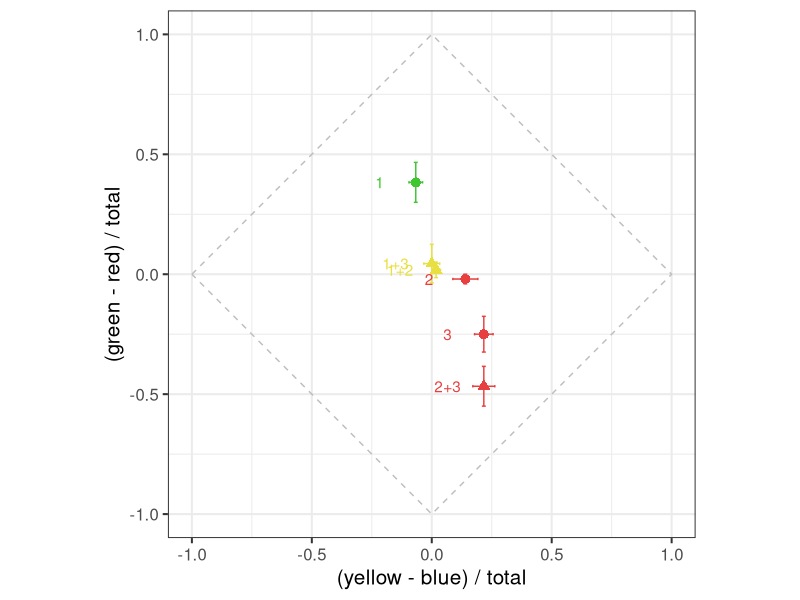
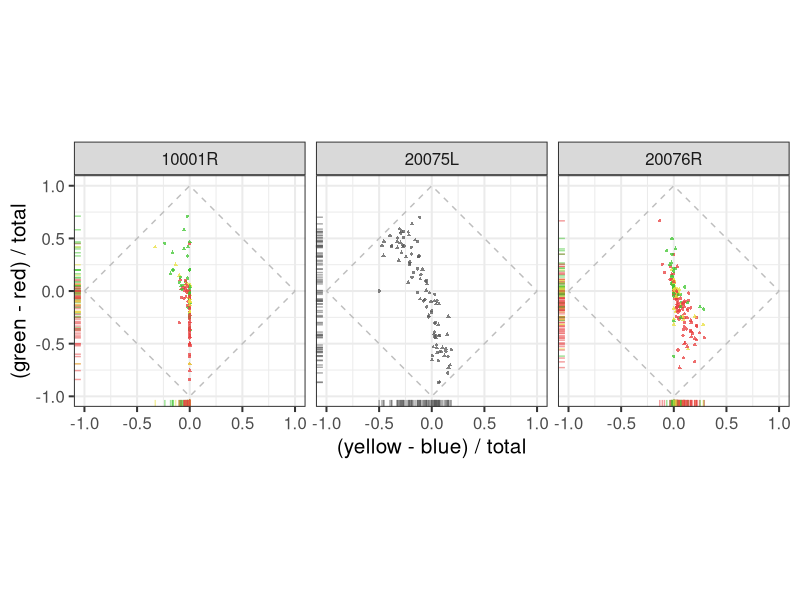
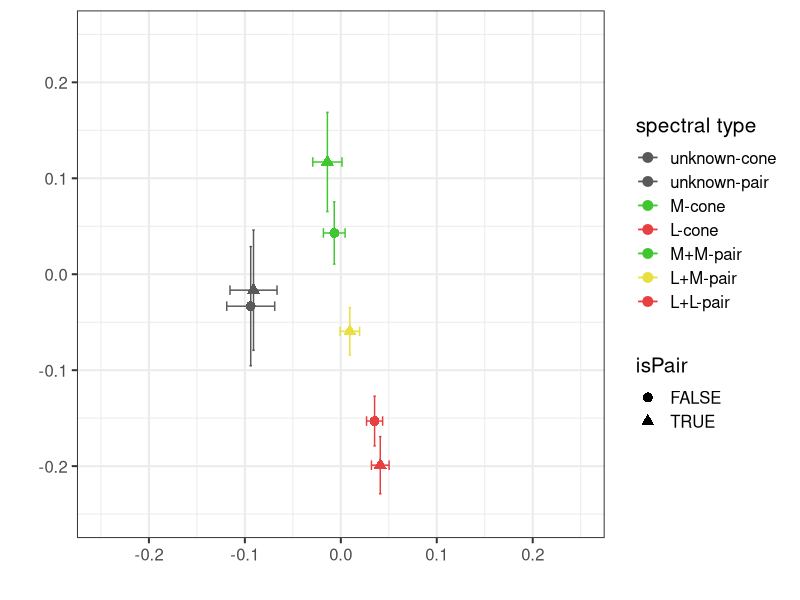
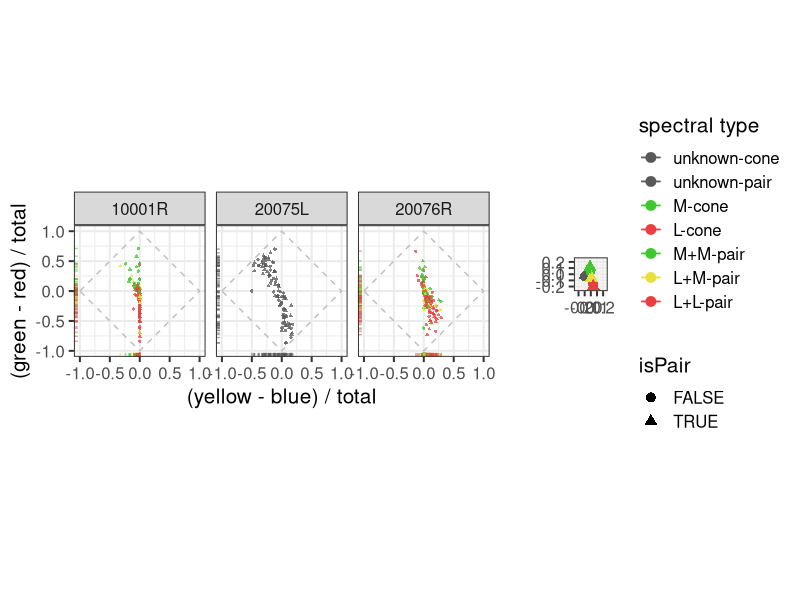
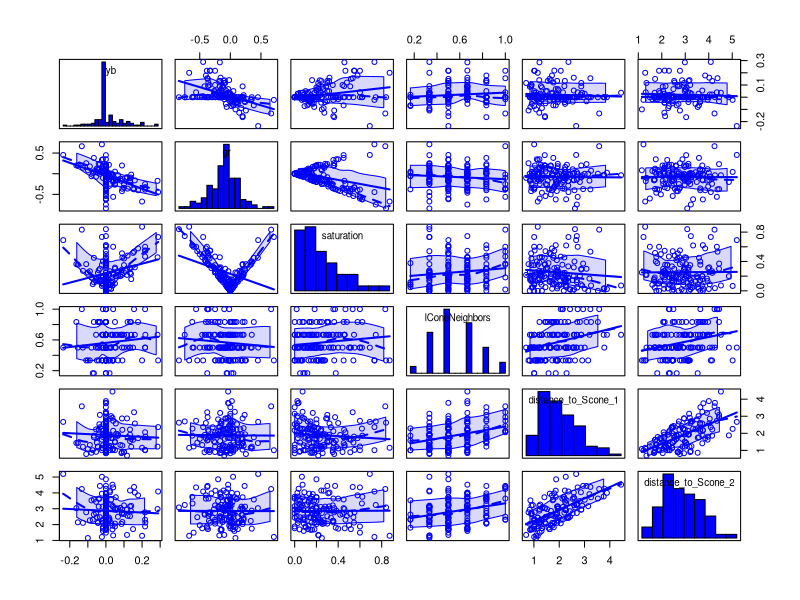
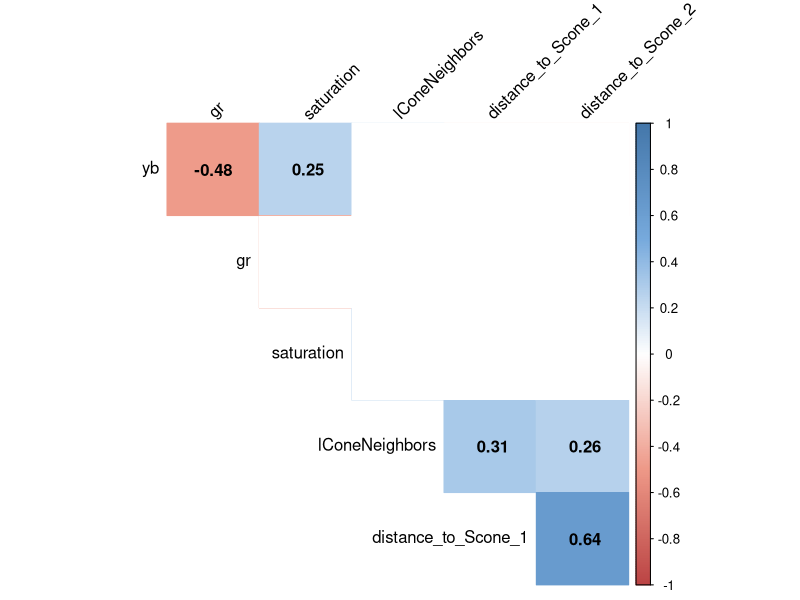
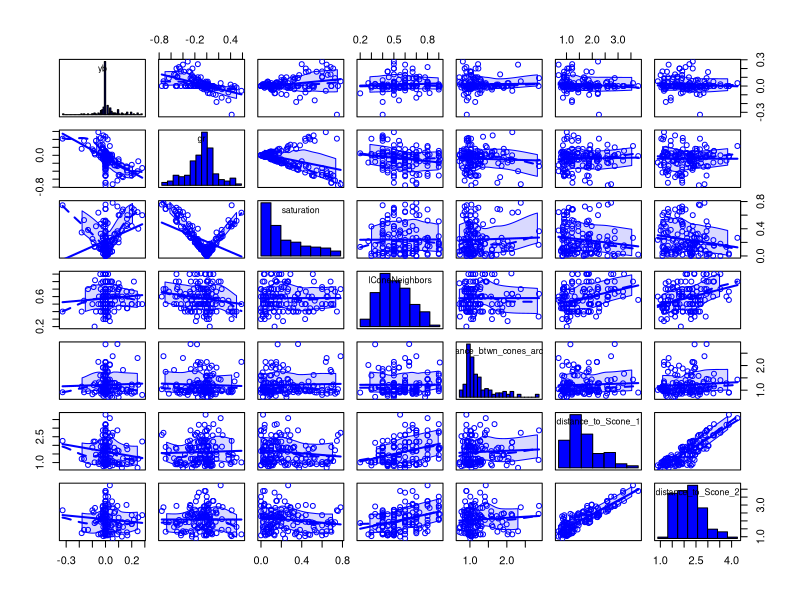
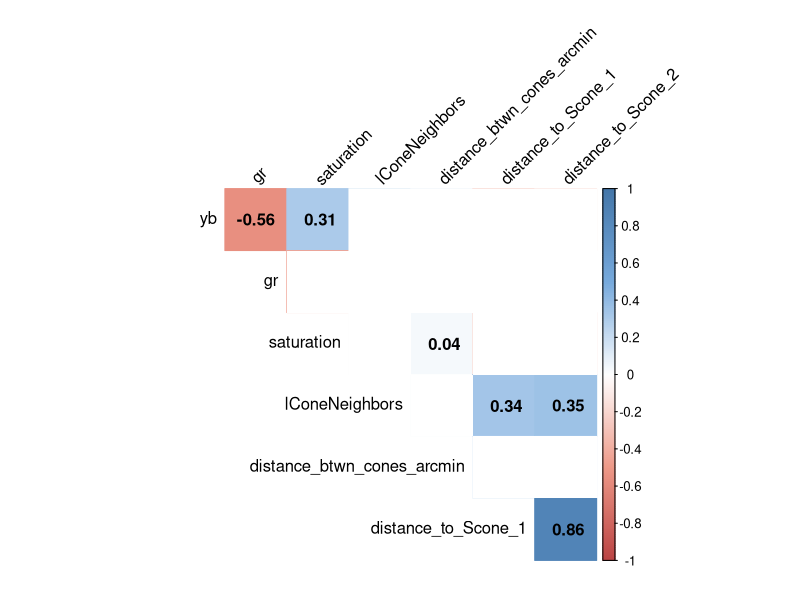

These charts were generated, in order, by the following R code:
## ---- chunk 1
# setwd("~/R/Schmidt-Boehm-Tuten-Roorda_2019")
library(tidyverse)
library(ggthemes)
library(gridExtra)
library(corrplot)
library(car)

# set the colors that will be used in plots below.
red <- "#e84040"
green <-"#40c631"
blue <- "#4042e8"
yellow <- "#e8df40"
gray <- "#595959"

# make sure a figures directory exists
dir.create('figures', showWarnings=FALSE)
## ---- chunk 2
trial_data <- read_csv('filtered_data.csv')

head(trial_data)
## ---- chunk 3

example <- trial_data %>%
  filter(., subject == '20076R', session== 4) %>%
  group_by(., masterID1, masterID2, isPair) %>% 
  summarise(., yb_mean=signif(mean(yb), 3), 
            yb_sem=signif(sd(yb) / sqrt(length(yb)), 3), 
            gr_mean=signif(mean(gr), 3), 
            gr_sem=signif(sd(gr) / sqrt(length(gr)), 3), N=length(gr),
            typeIDstr=typeIDstr[1])


boundary <- data.frame(x=c(-1, 0, 1, 0, -1), y=c(0, 1, 0, -1, 0))

(examplePlot <- ggplot(data=example, 
                       aes(x=yb_mean, 
                           y=gr_mean,
                           color=interaction(typeIDstr, isPair),
                           shape=isPair)) +
    geom_point(size=3) + 
    geom_errorbar(aes(x=yb_mean, ymin=gr_mean - gr_sem, ymax=gr_mean + gr_sem)) +
    geom_errorbarh(aes(y=gr_mean, xmin=yb_mean - yb_sem, xmax=yb_mean + yb_sem, height=0.01)) + 
    coord_equal(xlim=c(-1, 1), ylim=c(-1, 1)) + 
    xlab('(yellow - blue) / total') + 
    ylab('(green - red) / total') + 
    scale_color_manual(
      values = c(red, green, red, yellow), 
      name="spectral type") +
    geom_text(label=c('1', '1+2', '1+3', '2', '2+3', '3'),
              nudge_x=-0.15) +
    geom_path(data = boundary, aes(x=x, y=y), colour='gray', linetype=2, inherit.aes = F) +
    theme_bw(base_size = 15) + 
    theme(legend.position="none")
  )

ggsave("figures/example_session.pdf")


## ---- chunk 4
singleAndPairs <- trial_data %>%
  select(., -typeIDstr) %>%
  group_by(., subject, masterID1, masterID2, isPair) %>% 
  summarise_all(., mean)

(ind <- ggplot(data=singleAndPairs, aes(x=yb, y=gr, color=as.factor(typeID), shape=isPair)) + 
  geom_point(alpha=0.76, size=0.8) +
  facet_grid(. ~ subject) +
  geom_rug(alpha=0.5) + 
  coord_equal(xlim=c(-1, 1), ylim=c(-1, 1)) + 
  xlab('(yellow - blue) / total') + ylab('(green - red) / total') + 
  scale_color_manual(
    values = c(gray, gray, green, red, green, yellow, red), 
    name="spectral type",
    labels = c("unknown-cone", "unknown-pair", "M-cone", "L-cone", "M+M-pair", "L+M-pair", "L+L-pair")) +
  #scale_color_brewer(palette = "Spectral") +
  geom_path(data = boundary, aes(x=x, y=y), colour='gray', linetype=2, inherit.aes = F) +
  theme_bw(base_size = 15) + 
  theme(legend.position="none"))

ggsave("figures/lms_UAD.pdf")


## ---- chunk 5
(typeGroup <- trial_data %>%
  #filter(., subject != '20075L') %>% 
   group_by(., subject, masterID1, masterID2, isPair, typeID, typeIDstr) %>%
   summarise(., yb_meanC=signif(mean(yb), 3), 
             yb_semC=signif(sd(yb) / sqrt(length(yb)), 3), 
             gr_meanC=signif(mean(gr), 3), 
             gr_semC=signif(sd(gr) / sqrt(length(gr)), 3), N=length(gr)) %>%
   group_by(., typeID, typeIDstr, isPair) %>%
   summarise(., yb_mean=signif(mean(yb_meanC), 3), 
             yb_sem=signif(sd(yb_meanC) / sqrt(length(N)), 3), 
             gr_mean=signif(mean(gr_meanC), 3), 
             gr_sem=signif(sd(gr_meanC) / sqrt(length(N)), 3), N=length(N))
)

(avg <- ggplot(data=typeGroup, aes(x=yb_mean, y=gr_mean, color=as.factor(typeID), shape=isPair)) +
  geom_point(size=3) + 
  geom_errorbar(aes(x=yb_mean, ymin=gr_mean - gr_sem, ymax=gr_mean + gr_sem)) +
  geom_errorbarh(aes(y=gr_mean, xmin=yb_mean - yb_sem, xmax=yb_mean + yb_sem, height=0.01)) + 
  coord_equal(xlim=c(-0.25, 0.25), ylim=c(-0.25, 0.25)) +
  xlab('') + 
  ylab('') +
  scale_color_manual(
    values = c(gray, gray, green, red, green, yellow, red), 
    name="spectral type",
    labels = c("unknown-cone", "unknown-pair", "M-cone", "L-cone", "M+M-pair", "L+M-pair", "L+L-pair")) +
  theme_bw(base_size=15))
ggsave("figures/lms_UAD_means.pdf")

## ---- chunk 6

(p <- grid.arrange(ind, avg, widths=2.5:1))
ggsave("figures/UAD_combined.pdf", p)
## ---- chunk 7
minTrials <- 4
singleConesSummary <- trial_data %>% 
  select(., -typeIDstr) %>%
  filter(., isPair==FALSE) %>% 
  group_by(., subject, session, masterID1) %>%   
  summarise_all(., c("mean", "length")) %>%
  filter(., yb_length >= minTrials) %>%
  select(., -contains("_length")) %>%
  rename_(.dots=setNames(names(.), gsub("_mean", "", names(.))))

twoConesSummary <- trial_data %>%   
  select(., -typeIDstr) %>%
  filter(., isPair==TRUE) %>% 
  group_by(., subject, session, masterID1, masterID2) %>%
  summarise_all(., c("mean", "length")) %>%
  filter(., yb_length >= minTrials) %>%
  select(., -contains("_length")) %>%
  rename_(.dots=setNames(names(.), gsub("_mean", "", names(.))))
## ---- chunk 8

ptest <- function(mat, ...) {
  # stolen from: http://www.sthda.com/english/wiki/visualize-correlation-matrix-using-correlogram
    mat <- as.matrix(mat)
    n <- ncol(mat)
    p.mat<- matrix(NA, n, n)
    diag(p.mat) <- 0
    for (i in 1:(n - 1)) {
        for (j in (i + 1):n) {
            tmp <- cor.test(mat[, i], mat[, j], ...)
            p.mat[i, j] <- p.mat[j, i] <- tmp$p.value
        }
    }
  colnames(p.mat) <- rownames(p.mat) <- colnames(mat)
  p.mat
}

corr_analysis <- function (data, predictors) {
  # scatterplotMatrix with car package
  scatterplotMatrix(data[ , predictors], 
                    diagonal=list(method ="histogram"),
                    ellipse=FALSE)
  
  M<-cor(data[ , predictors], use="complete.obs")
  head(round(M,2))
  cor.mtest <- ptest

  # matrix of the p-value of the correlation
  p.mat <- cor.mtest(data[ , predictors])
  print(format(p.mat, digits=4))

col <- colorRampPalette(c("#BB4444", "#EE9988", "#FFFFFF", "#77AADD", "#4477AA"))
corrplot(M, method="color", col=col(200),  
         type="upper", 
         #order="hclust", 
         addCoef.col = "black", # Add coefficient of correlation
         tl.col="black", tl.srt=45, #Text label color and rotation
         # Combine with significance
         p.mat = p.mat, sig.level = 0.01, insig = "blank", 
         # hide correlation coefficient on the principal diagonal
         diag=FALSE 
         )

}

predictors = c("yb", "gr", "saturation", "lConeNeighbors", 
               "distance_to_Scone_1", "distance_to_Scone_2")
corr_analysis(singleConesSummary, predictors)

## ---- chunk 9

predictors = c("yb", "gr", "saturation", "lConeNeighbors",
               "distance_btwn_cones_arcmin",  "distance_to_Scone_1", 
               "distance_to_Scone_2")
corr_analysis(twoConesSummary, predictors)
## ---- chunk 10
merged1 <- merge(twoConesSummary, 
           select(singleConesSummary, subject, 
                  session, masterID1, yb, gr, lConeNeighbors), 
           by=c("subject", "session", "masterID1")) %>% 
  rename(., yb12=yb.x, gr12=gr.x, yb1=yb.y, gr1=gr.y,
                  lConeNeighbors12=lConeNeighbors.x, 
                  lConeNeighbors1=lConeNeighbors.y)

sessionMerge <- merged1 %>% 
  merge(., select(singleConesSummary, subject, session,
                  masterID1, yb, gr, lConeNeighbors), 
        by.x=c("subject", "session", "masterID2"),
        by.y=c("subject", "session", "masterID1")) %>% 
  rename(., yb2=yb, gr2=gr, lConeNeighbors2=lConeNeighbors) %>%
  mutate(., saturation12=abs(yb12) + abs(gr12),
         saturation1=abs(yb1) + abs(gr1),
         saturation2=abs(yb2) + abs(gr2))
## ---- chunk 11
sessionMerge['predictedYB'] = (sessionMerge$yb1 + sessionMerge$yb2) / 2
sessionMerge['predictedGR'] = (sessionMerge$gr1 + sessionMerge$gr2) / 2
sessionMerge['predictedSaturation'] = abs(sessionMerge$predictedYB) + abs(sessionMerge$predictedGR)

# Add a column w difference from prediction
sessionMerge <- mutate(sessionMerge, 
                       diff_from_prediction=saturation12 - predictedSaturation)

## ---- chunk 12
unity = data.frame(x=c(-1, 1), y=c(-1, 1))
gr_plot <- sessionMerge %>%
  ggplot(., aes(x=predictedGR, y=gr12)) + 
  geom_point() +
  geom_smooth(method=lm) +
  coord_equal(xlim=c(-1, 1), ylim=c(-1, 1)) +
  geom_path(data=unity, aes(x=x, y=y), colour='gray', linetype=1) +
  ggtitle('(green - red) / total') +
  geom_path(data=unity, aes(x=x, y=y), colour='gray', linetype=1) +
  xlab('predicted response') + ylab('') + 
  theme_classic(base_size=15)

unity = data.frame(x=c(-1, 1), y=c(-1, 1))
yb_plot <- sessionMerge %>%
  ggplot(., aes(x=predictedYB, y=yb12)) + 
  geom_point() +
  geom_smooth(method=lm) +
  coord_equal(xlim=c(-1, 1), ylim=c(-1, 1)) +
  geom_path(data=unity, aes(x=x, y=y), colour='gray', linetype=1) +
  ggtitle('(yellow - blue) / total') +
  geom_path(data=unity, aes(x=x, y=y), colour='gray', linetype=1) +
  xlab('predicted response') + 
  ylab('observed pair response') + 
  theme_classic(base_size=15)

p <- grid.arrange(yb_plot, gr_plot, nrow=1)

ggsave("figures/prediction.pdf", p)

## ---- chunk 13
# A linear model predicts the results based on an average of the individual responses.
mod <- lm(gr12 ~ predictedGR, sessionMerge)
summary.lm(mod)

mod <- lm(yb12 ~ predictedYB, sessionMerge)
summary.lm(mod)
## ---- chunk 14

(scatLM <- sessionMerge %>%
   filter(., typeID == 1 | typeID > 3) %>%
   ggplot(., 
       aes(x=predictedSaturation, y=saturation12, color=as.factor(typeID))) + 
  geom_point() + 
  coord_equal(xlim=c(0, 1), ylim=c(0, 1)) +
  scale_color_manual(values = c(gray, green, yellow, red), 
                     name="spectral type",
                     labels = c("unknown", "M+M", "L+M", "L+L")) +
  geom_path(data=unity, aes(x=x, y=y), colour='gray', linetype=1) + 
  xlab('predicted saturation') +
  ylab('measured saturation') +
  theme_classic(base_size=15) +
  theme(legend.position='none')
)

ggsave('figures/observed-predicted_scatter.pdf')

scatUn <- sessionMerge %>%
   filter(., typeID == 1) %>%
   ggplot(., aes(x=predictedSaturation, y=saturation12)) +  
   geom_point(color=gray) +  
   coord_equal(xlim=c(0, 1), ylim=c(0, 1)) +
   #scale_color_manual(values = c("#3aaf4f", "#fff247", "#bf3535"), name="spectral type",
   #                   labels = c("M+M", "L+M", "L+L")) +
   geom_path(data=unity, aes(x=x, y=y), colour='gray', linetype=1) + 
   xlab('predicted saturation') +
   ylab('measured saturation') +
   theme_classic(base_size=15)

ggsave('figures/observed-predicted_scatter_unclassified.pdf')

## ---- chunk 15
diffHist <- sessionMerge %>%
   filter(., typeID == 1 | typeID > 3) %>%
   ggplot(., 
          aes(x=saturation12 - predictedSaturation, 
              color=as.factor(typeID))) + 
  geom_freqpoly(binwidth=0.1, size=1.25) +
  scale_color_manual(
    values = c(gray, green, yellow, red), 
    name="spectral type",
    labels = c("unknown-pair", "M+M", "L+M", "L+L")) + 
  xlab("measured - predicted saturation") +
  theme_classic(base_size=15) +
  theme(legend.position=c(0.75, 0.80))

ggsave('figures/observed-predicted_histogram.pdf')
## ---- chunk 16
(p <- grid.arrange(scatLM, diffHist, nrow=1))

ggsave('figures/observed-predicted.pdf', p)

## ---- chunk 17

t.test(sessionMerge %>% 
         filter(., typeID == 5) %>% 
         select(., diff_from_prediction)
       )
## ---- chunk 18
t.test(sessionMerge %>% 
         filter(., typeID == 4 | typeID == 6) %>%
         select(., diff_from_prediction)
       )
## ---- chunk 19

t.test(sessionMerge %>% 
         filter(., typeID == 1) %>% 
         select(., diff_from_prediction)
       )
## ---- chunk 20
t.test(sessionMerge %>% 
         filter(., typeID == 5) %>% 
         select(., diff_from_prediction),
       sessionMerge %>% 
         filter(., typeID == 4 | typeID == 6) %>%
         select(., diff_from_prediction)
       )
